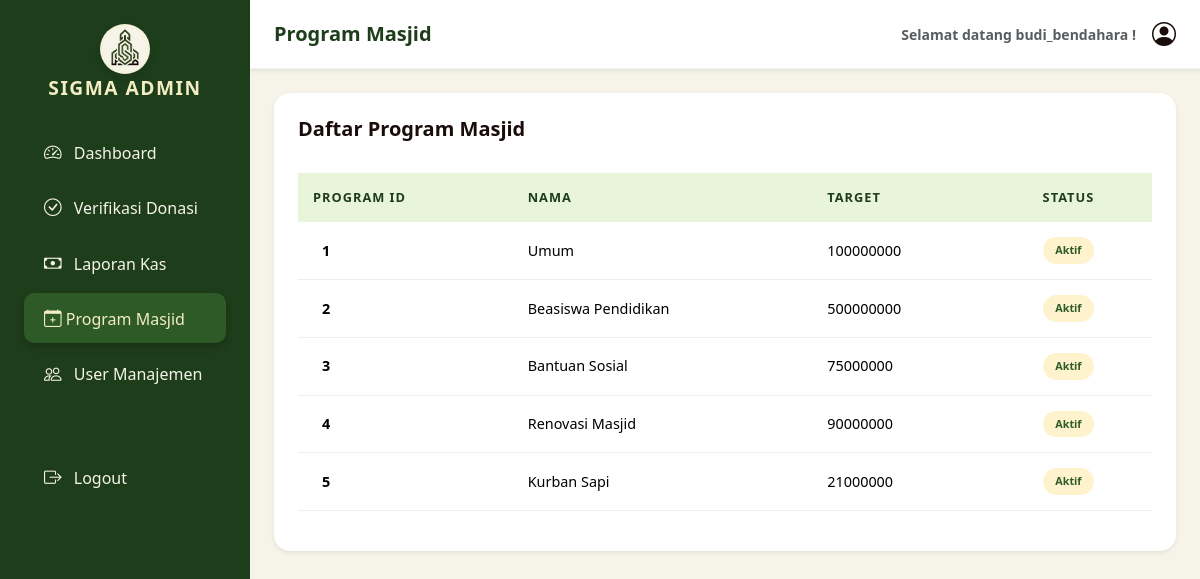
The app's page /program.php (signed in) with its own data.
### tables this page shows
CREATE TABLE `user` (
  `userID` int(11) NOT NULL,
  `username` varchar(100) NOT NULL,
  `password` varchar(100) NOT NULL,
  `email` varchar(225) NOT NULL,
  `role` enum('administrator','bendahara') NOT NULL,
  `status` enum('nonaktif','aktif') NOT NULL DEFAULT 'nonaktif'
);

CREATE TABLE `program` (
  `programID` int(11) NOT NULL,
  `nama` varchar(100) NOT NULL,
  `gambar` varchar(225) DEFAULT NULL,
  `target` bigint(20) NOT NULL,
  `status` enum('aktif','nonaktif') NOT NULL DEFAULT 'nonaktif'
);

### program.php (the view, shortened to what this page needs)
<?php
include "koneksi.php";
        $queryUser = mysqli_query($connect, "SELECT username from user where userID = '{$_SESSION['userID']}'" );
    $user = mysqli_fetch_assoc($queryUser); $username = $user['username'];
    $query = mysqli_query($connect, "SELECT * from program");
?>
<!DOCTYPE html>
<html lang="en">
<head>
    <link href="https://cdn.jsdelivr.net/npm/bootstrap@5.3.8/dist/css/bootstrap.min.css" rel="stylesheet"
>
    <link rel="stylesheet" href="https://cdn.jsdelivr.net/npm/bootstrap-icons@1.11.3/font/bootstrap-icons.min.css">
    <link rel="stylesheet" href="style.css">
</head>
<body>
    <div class="dash-body d-flex" id="wrapper">
        <div class="sidebar" style="background-color: var(--hijau-tua); min-width: 250px; min-height: 100vh;">
            <div class="sidebar-heading text-center py-4 text-white">
                <div class="logo">
                    <img src="asset/SIGMA.png" height="40" class="mb-2"><br>
                </div>
                <b style="color: var(--cream);">SIGMA ADMIN</b>
            </div>
            <div class="list-group list-group-flush px-3">
                <nav class="list-group list-group-flush px-2">
                    <a href="dashboard.php" class="list-group-item list-group-item-action"><i class="bi bi-speedometer2 me-2"></i>
                        Dashboard</a>
                    <a href="verifikasi.php" class="list-group-item list-group-item-action"><i class="bi bi-check-circle me-2"></i>
                        Verifikasi Donasi</a>
                    <a href="kas.php" class="list-group-item list-group-item-action"><i class="bi bi-cash me-2"></i>
                        Laporan Kas</a>
                    <a href="program.php" class="list-group-item list-group-item-action active-menu"><i class="bi bi-calendar-plus"></i>
                        Program Masjid</a>
                    <a href="user.php" class="list-group-item list-group-item-action"><i class="bi bi-people me-2"></i> User
                        Manajemen</a>
                    <a href="logout.php" class="list-group-item list-group-item-action mt-5 text-danger"><i
                            class="bi bi-box-arrow-right me-2"></i> Logout</a>
                </nav>
            </div>
        </div>
        <div id="page-content-wrapper" class="w-100" style="background-color: var(--putih);">
            <nav class="navbar navbar-expand-lg navbar-light bg-white py-3 px-4 shadow-sm">
                <h5 class="fw-bold m-0">Program Masjid</h5>
                <div class="ms-auto d-flex align-items-center">
                    <span class="me-3 small text-muted">Selamat datang <?=$username?> !</span>
                    <i class="bi bi-person-circle fs-4"></i>
                </div>
            </nav>
    <?php if(isset($_GET['aksi'])&& $_GET['aksi'] == 'editProgram'):
        $id = $_GET['id'];
        $queryProgram = mysqli_query($connect, "SELECT * from program where programID = '$id'");
        $program = mysqli_fetch_assoc($queryProgram); ?>
            <div class="container p-4">
                <div class="row justify-content-center">
                    <div class="col-md-8">
                        <div class="bg-white p-5 rounded-4 shadow-sm border">
                            <div class="mb-4 text-center">
                                <h4 class="fw-bold text-dark">Edit Program</h4>
                            </div>
                            <hr class="mb-4 opacity-10">
                            <form action="program.php?aksi=simpanProgram&id=<?=$program['programID']?>" method="POST">
                                <div class="mb-3 row align-items-center">
                                    <label for="programID" class="col-sm-3 col-form-label fw-semibold">Program ID</label>
                                    <div class="col-sm-9 text-end">
                                        <input type="text" readonly class="form-control-plaintext text-muted fw-bold"
                                            id="programID" value="<?=$program['programID']?>" style="text-align: right;">
                                    </div>
                                </div>
                                <div class="mb-3 row align-items-center">
                                    <label for="inputNama" class="col-sm-3 col-form-label fw-semibold">Nama</label>
                                    <div class="col-sm-9">
                                        <input type="text" class="form-control rounded-pill px-3" name="nama"
                                            id="inputNama" value="<?=$program['nama']?>">
                                    </div>
                                </div>
                                <div class="mb-3 row align-items-center">
                                    <label for="inputTarget" class="col-sm-3 col-form-label fw-semibold">Target</label>
                                    <div class="col-sm-9">
                                        <div class="input-group">
                                            <input type="number" class="form-control rounded-pill px-3"
                                                name="target" id="inputTarget" value="<?=$program['target']?>">
                                        </div>
                                    </div>
                                </div>
                                <div class="mb-3 row align-items-center">
                                    <label for="inputGambar" class="col-sm-3 col-form-label fw-semibold">Link Gambar</label>
                                    <div class="col-sm-9">
                                        <input type="text" class="form-control rounded-pill px-3" name="gambar"
                                            id="inputGambar" value="<?=$program['gambar']?>">
                                    </div>
                                </div>
                                <div class="mb-4 row align-items-center">
                                    <label for="validationStatus"
                                        class="col-sm-3 col-form-label fw-semibold">Status</label>
                                    <div class="col-sm-9">
                                        <select class="form-select rounded-pill px-3" name="status"
                                            id="validationStatus" required>
                                            <option disabled selected>Pilih Status...</option>
                                            <option value="aktif" <?=($program['status'] == 'aktif')? 'selected': ''?>>Aktif</option>
                                            <option value="nonaktif" <?=($program['status'] == 'nonaktif')? 'selected': ''?>>Nonaktif</option>
                                        </select>
                                    </div>
                                </div>
                                <div class="d-flex justify-content-end gap-2 mt-4">
                                    <a href="program.php"><button type="button" class="btn btn-light rounded-pill px-4">Batal</button></a>
                                    <button type="submit" class="btn btn-success rounded-pill px-4 shadow-sm">Simpan Perubahan</button>
                                </div>
                            </form>
                        </div>
                    </div>
                </div>
            </div>
<?php else:?>
            <div class="container-fluid p-4">
                <div class="bg-white p-4 rounded-4 shadow-sm">
                    <div class="d-flex justify-content-between align-items-center mb-4">
                        <h5 class="fw-bold">Daftar Program Masjid</h5>
                    </div>
                    <div class="table-responsive" style="max-height: 60vh; overflow-y: auto; scroll-behavior: smooth;">
                        <table class="table align-middle custom-admin-table">
                            <thead>
                                <tr>
                                    <th>Program ID</th>
                                    <th>Nama</th>
                                    <th>Target</th>
                                    <th class="text-center pe-4">Status</th>
                                </tr>
                            </thead>
                            <tbody>
                            <?php while ($data=mysqli_fetch_assoc($query)): ?>
                                <tr>
                                    <td class="ps-4 fw-bold"><?=$data['programID']?></td>
                                    <td><?=$data['nama']?></td>
                                    <td><?=$data['target']?></td>
                                    <td class="text-center pe-4">
                                        <?php if ($data['status'] == 'aktif'): ?>
                                            <span class="badge bg-warning-subtle text-success rounded-pill">Aktif</span>
                                        <?php else: ?>
                                            <span class="badge bg-warning-subtle text-warning rounded-pill">Nonaktif</span>
                                        <?php endif; ?>
                                    </td>
                                </tr>
                            <?php endwhile; ?>
                            </tbody>
                        </table>
                    </div>
                </div>
            </div>
        <?php endif;?>
        </div>
    </div>
</body>
</html>

### style.css (style rules this page uses)
:root { --coklat: #1B0C0C; --hijau-muda: #2d5a27; --hijau-tua: #1e3d1a; --cream: #F2EDC2; --sage: #E9F5DB; --putih: #F6F4E8; --h1-size: 32px; --h2-size: 24px; --h3-size: 18px; --h4-size: 16px; --h5-size: 14px; }
body { margin: 0; padding: 0; }
.navbar { background-color: var(--sage); }
span { font-family: 'Segoe UI', sans-serif; color: var(--hijau-tua); font-size: var(--h2-size); font-weight: 900; }
.dash-body { background-color: var(--putih); color: var(--coklat); overflow-x: hidden; }
.sidebar { background-color: var(--hijau-tua) !important; box-shadow: 4px 0 10px rgba(0, 0, 0, 0.1); transition: all 0.3s; }
.sidebar-heading b { letter-spacing: 1.5px; font-size: 1.2rem; }
.list-group-item { border: none !important; padding: 12px 20px !important; margin-bottom: 5px; border-radius: 10px !important; background-color: transparent !important; color: var(--putih) !important; font-weight: 500; transition: 0.3s; }
.list-group-item i { font-size: 1.1rem; }
.active-menu { background-color: var(--hijau-muda) !important; color: var(--cream) !important; box-shadow: 0 4px 8px rgba(0, 0, 0, 0.2); }
.custom-admin-table thead th { background-color: var(--sage); color: var(--hijau-tua); font-size: 0.8rem; text-transform: uppercase; letter-spacing: 1px; padding: 15px; border: none; }
.custom-admin-table tbody td { padding: 15px; font-size: 0.9rem; border-bottom: 1px solid #eee; }
.text-success { color: var(--hijau-muda) !important; }
.badge { padding: 8px 12px; font-weight: 600; }
.navbar { border-bottom: 1px solid rgba(0, 0, 0, 0.05); }
.navbar h5 { color: var(--hijau-tua); }
.logo { background-color: var(--putih); margin-left: auto; margin-right: auto; width: 50px; height: 50px; border-radius: 50%; border: 3px solid rgba(242, 237, 194, 0.3); box-shadow: 0 4px 10px rgba(0, 0, 0, 0.1); }

### records on screen
user: username "budi_bendahara"
program: programID "1", nama "Umum", target "100000000", status "Aktif"
program: programID "2", nama "Beasiswa Pendidikan", target "500000000", status "Aktif"
program: programID "3", nama "Bantuan Sosial", target "75000000", status "Aktif"
program: programID "4", nama "Renovasi Masjid", target "90000000", status "Aktif"
program: programID "5", nama "Kurban Sapi", target "21000000", status "Aktif"
